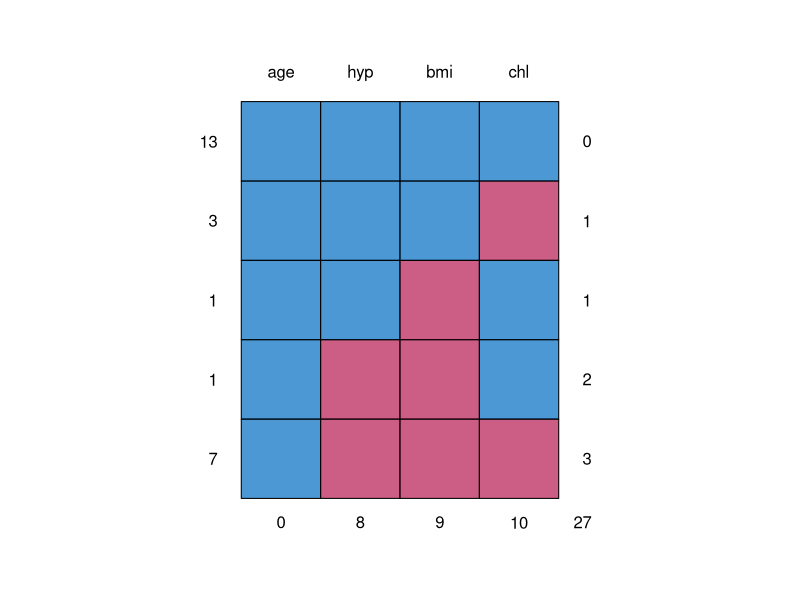
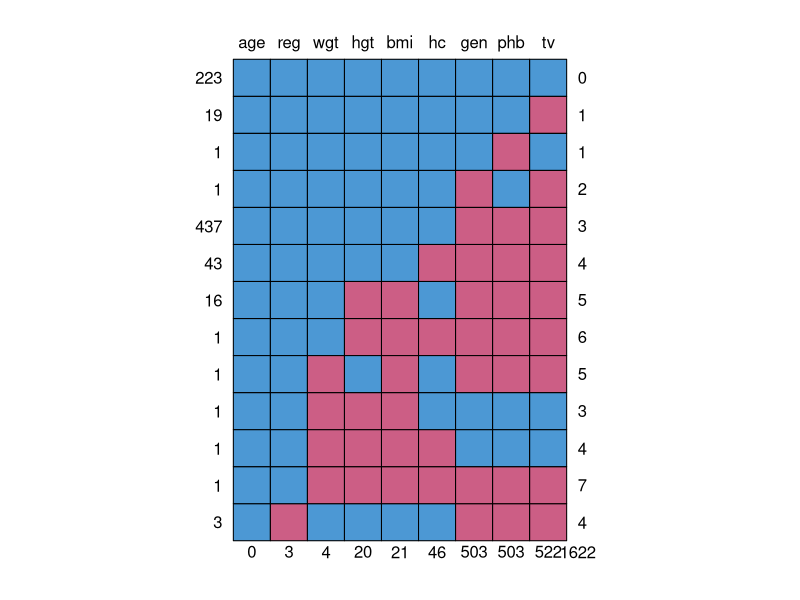
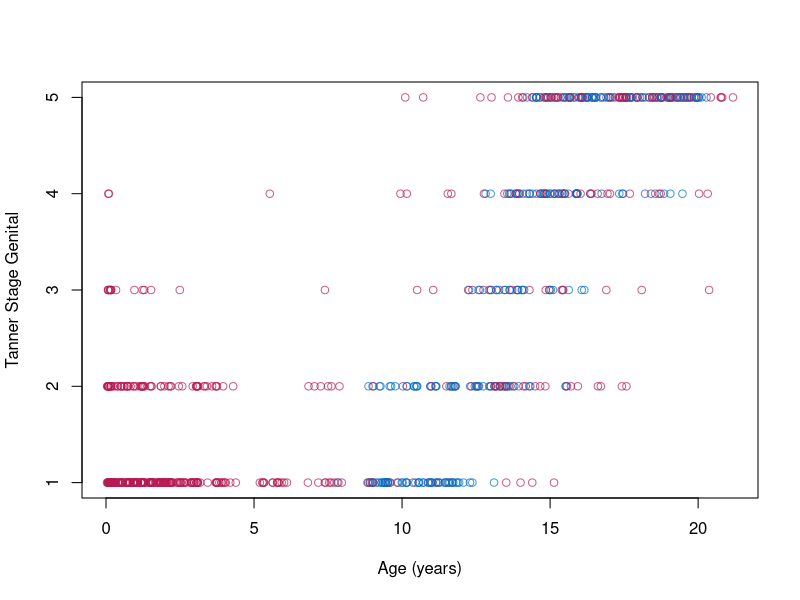
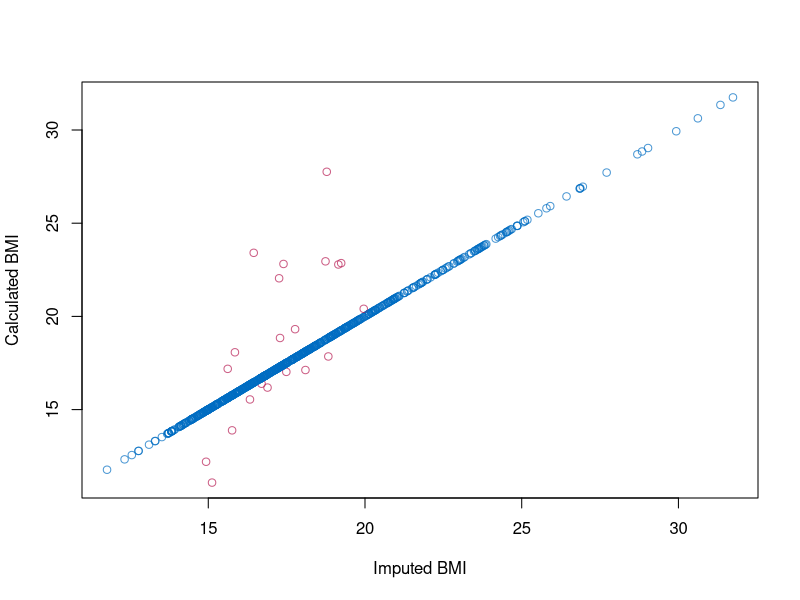

Here is the R script that generated these plots, in order:
## ---- chunk 1
library(mice)
## ---- chunk 2
nhanes <- (nhanes)
nhanes2 <- nhanes2
## ---- chunk 3
md.pattern(nhanes)
## ---- chunk 4
ic(nhanes) # get the 12 rows with incomplete cases
ic(nhanes[1:10,]) # incomplete cases within the first ten rows
ic(nhanes[,2:3]) # restrict extraction to variables bmi and hyp
## ---- chunk 5
# do default multiple imputation on a numeric matrixm m=10 imputations
imp <- mice(nhanes, m=10, method = "pmm")
# pmm = predictive mean matching = default

## Zeige Predictormatrix
imp

# list the actual imputations for BMI
imp$imp$bmi

# show first completed data matrix
complete(imp)

# imputation on mixed data with a different method per column
imp2 <- mice(nhanes2, meth=c('sample','pmm','logreg','norm'))
## ---- chunk 6
# Definiere Modell für alle Datensätze
fit1 <- with(data=imp,exp=lm(chl~age + bmi + hyp))
# Definiere alternatives Modell für alle Datens
fit2 <- with(data=imp,exp=lm(chl~age + hyp))

# Ergebnisse der Modellschätzungen in den einzelnen Datensätzen
summary(fit1)
summary(fit2)
## ---- chunk 7
fit1.pooled <- pool(fit1)
fit2.pooled <-pool(fit2)

# Modellzusammenfassungen
summary(fit1.pooled)
summary(fit2.pooled)
## ---- chunk 8
# Wald t-Test
summary(D1(fit1, fit2))
# Hinweis: riv = relative increase in variance

# likelihood ratio Test
summary(D3(fit1, fit2))
## ---- chunk 9
pool.r.squared(fit1)
pool.r.squared(fit1,adjusted=TRUE) # adjustiert
# Hinweis: fmi = fraction of missing information

pool.r.squared(fit2)
pool.r.squared(fit2,adjusted=TRUE) # adjustiert
## ---- chunk 10
boys <- (boys)
## ---- chunk 11
md.pattern(boys)
## ---- chunk 12
# create two imputed data sets
imp.boys <- mice(boys, m=2)
# erster imputierter Datensatz
z <- complete(imp.boys, 1)

# create imputations for age <8yrs
plot(z$age, z$gen, col=mdc(1:2)[1+is.na(boys$gen)],
xlab = "Age (years)", ylab = "Tanner Stage Genital")
## ---- chunk 13
# figure to show that the default imputation method does not impute BMI consistently
plot(z$bmi,z$wgt/(z$hgt/100)^2, col=mdc(1:2)[1+is.na(boys$bmi)],
xlab = "Imputed BMI", ylab="Calculated BMI")
## ---- chunk 14

